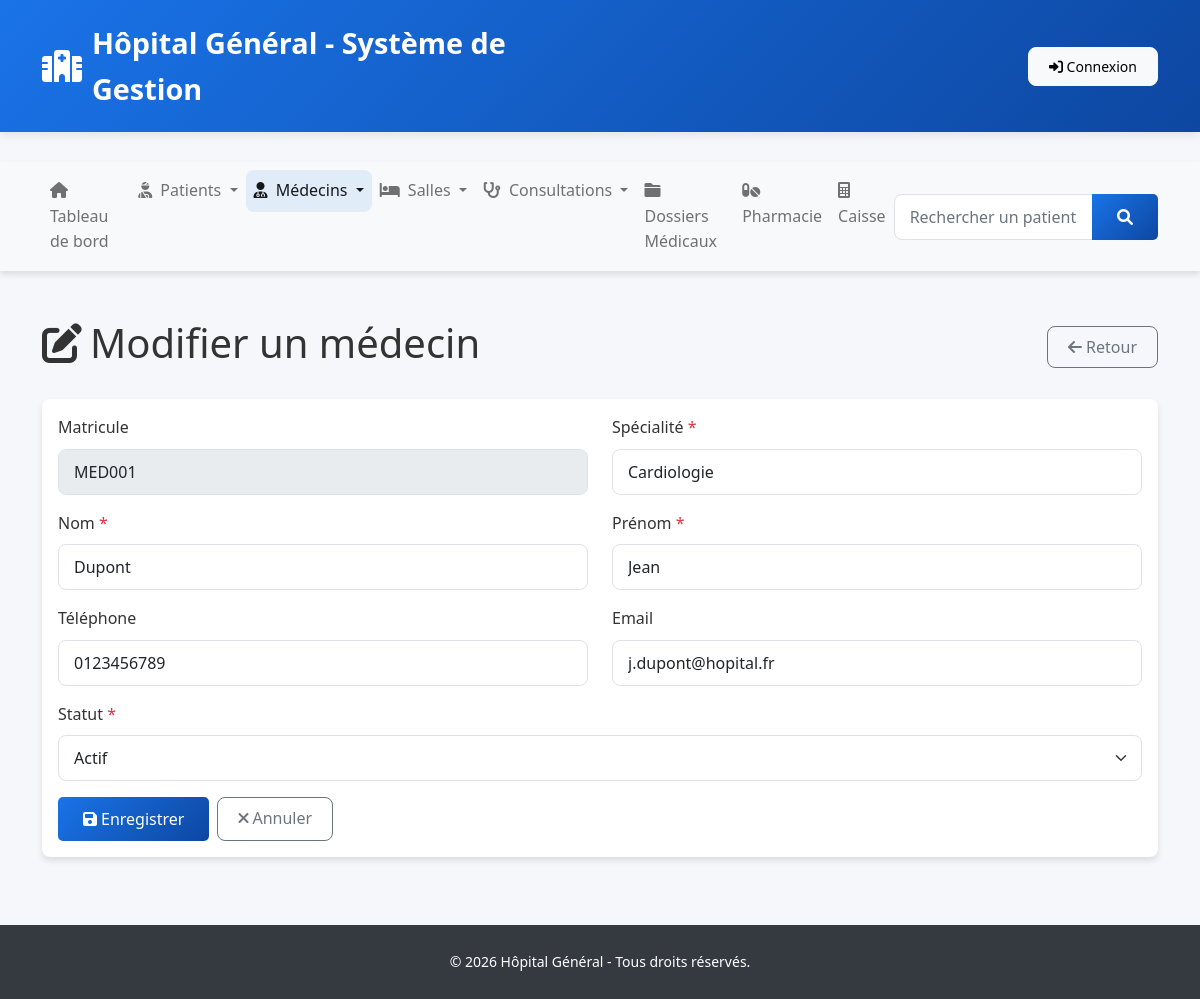
The app's page /modules/medecins/edit.php?id=1 with its own data.
### tables this page shows
CREATE TABLE `medecin` (
  `id_medecin` int NOT NULL AUTO_INCREMENT,
  `matricule` varchar(50) NOT NULL,
  `nom` varchar(100) NOT NULL,
  `prenom` varchar(100) NOT NULL,
  `specialite` varchar(100) NOT NULL,
  `telephone` varchar(20) DEFAULT NULL,
  `email` varchar(100) DEFAULT NULL,
  `statut` enum('Actif','Inactif','Cong├®') DEFAULT 'Actif',
  `date_embauche` date DEFAULT NULL,
  `date_creation` timestamp NULL DEFAULT CURRENT_TIMESTAMP,
  PRIMARY KEY (`id_medecin`),
  UNIQUE KEY `matricule` (`matricule`)
);

### config/constants.php (called while the page is built, shortened)
<?php
function getDBConnection() {
    try {
        $dsn = "mysql:host=" . DB_HOST . ";dbname=" . DB_NAME . ";charset=" . DB_CHARSET;
        $options = [
            PDO::ATTR_ERRMODE            => PDO::ERRMODE_EXCEPTION,
            PDO::ATTR_DEFAULT_FETCH_MODE => PDO::FETCH_ASSOC,
            PDO::ATTR_EMULATE_PREPARES   => false,
            PDO::MYSQL_ATTR_INIT_COMMAND => "SET NAMES utf8mb4 COLLATE utf8mb4_unicode_ci"
        ];
        $pdo = new PDO($dsn, DB_USER, DB_PASS, $options);
        return $pdo;
    } catch (PDOException $e) {
        error_log("Erreur de connexion à la base de données: " . $e->getMessage());
        die("Erreur de connexion à la base de données. Veuillez contacter l'administrateur.");
    }
}
function executeQuery($sql, $params = []) {
    $pdo = getDBConnection();
    $stmt = $pdo->prepare($sql);
    if (!empty($params)) {
        foreach ($params as $key => $value) {
            $stmt->bindValue($key, $value);
        }
    }
    $stmt->execute();
    return $stmt;
}
function fetchOne($sql, $params = []) {
    $stmt = executeQuery($sql, $params);
    return $stmt->fetch();
}
?>

### modules/medecins/edit.php (the view, shortened to what this page needs)
<?php
require_once '../../includes/header.php';
$id = isset($_GET['id']) ? (int)$_GET['id'] : 0;
$medecin = fetchOne("SELECT * FROM medecin WHERE id_medecin = :id", [':id' => $id]);
?>
<div class="d-flex justify-content-between align-items-center mb-4">
    <h1><i class="fas fa-edit me-2"></i>Modifier un médecin</h1>
    <a href="index.php" class="btn btn-outline-secondary"><i class="fas fa-arrow-left me-1"></i>Retour</a>
</div>
<div class="card shadow-sm">
    <div class="card-body">
        <form method="POST">
            <div class="row">
                <div class="col-md-6 mb-3">
                    <label class="form-label">Matricule</label>
                    <input type="text" class="form-control" value="<?php echo htmlspecialchars($medecin['matricule']); ?>" disabled>
                </div>
                <div class="col-md-6 mb-3">
                    <label for="specialite" class="form-label">Spécialité <span class="text-danger">*</span></label>
                    <input type="text" class="form-control" id="specialite" name="specialite"
                           value="<?php echo htmlspecialchars($medecin['specialite']); ?>" required>
                </div>
            </div>
            <div class="row">
                <div class="col-md-6 mb-3">
                    <label for="nom" class="form-label">Nom <span class="text-danger">*</span></label>
                    <input type="text" class="form-control" id="nom" name="nom"
                           value="<?php echo htmlspecialchars($medecin['nom']); ?>" required>
                </div>
                <div class="col-md-6 mb-3">
                    <label for="prenom" class="form-label">Prénom <span class="text-danger">*</span></label>
                    <input type="text" class="form-control" id="prenom" name="prenom"
                           value="<?php echo htmlspecialchars($medecin['prenom']); ?>" required>
                </div>
            </div>
            <div class="row">
                <div class="col-md-6 mb-3">
                    <label for="telephone" class="form-label">Téléphone</label>
                    <input type="tel" class="form-control" id="telephone" name="telephone"
                           value="<?php echo htmlspecialchars($medecin['telephone']); ?>">
                </div>
                <div class="col-md-6 mb-3">
                    <label for="email" class="form-label">Email</label>
                    <input type="email" class="form-control" id="email" name="email"
                           value="<?php echo htmlspecialchars($medecin['email']); ?>">
                </div>
            </div>
            <div class="mb-3">
                <label for="statut" class="form-label">Statut <span class="text-danger">*</span></label>
                <select class="form-select" id="statut" name="statut" required>
                    <option value="Actif" <?php echo $medecin['statut'] === 'Actif' ? 'selected' : ''; ?>>Actif</option>
                </select>
            </div>
            <div class="d-flex gap-2">
                <button type="submit" class="btn btn-hospital"><i class="fas fa-save me-1"></i>Enregistrer</button>
                <a href="index.php" class="btn btn-outline-secondary"><i class="fas fa-times me-1"></i>Annuler</a>
            </div>
        </form>
    </div>
</div>
<?php require_once '../../includes/footer.php'; ?>

### assets/css/style.css (style rules this page uses)
:root { --hospital-blue: #1a73e8; --hospital-dark-blue: #0d47a1; --hospital-green: #4CAF50; --hospital-red: #f44336; --hospital-orange: #FF9800; --hospital-purple: #9C27B0; --hospital-gray: #f8f9fa; --hospital-dark: #343a40; --border-radius: 8px; --box-shadow: 0 4px 6px rgba(0, 0, 0, 0.1); --transition: all 0.3s ease; }
* { margin: 0; padding: 0; box-sizing: border-box; }
body { font-family: 'Segoe UI', Tahoma, Geneva, Verdana, sans-serif; line-height: 1.6; color: #333; background-color: #f5f7fa; min-height: 100vh; display: flex; flex-direction: column; }
.card { border: none; border-radius: var(--border-radius); box-shadow: var(--box-shadow); transition: var(--transition); margin-bottom: 20px; }
.btn { border-radius: var(--border-radius); font-weight: 500; transition: var(--transition); padding: 8px 20px; }
.btn-hospital { background: linear-gradient(135deg, var(--hospital-blue) 0%, var(--hospital-dark-blue) 100%); color: white; border: none; }
.form-control, .form-select { border-radius: var(--border-radius); border: 1px solid #dee2e6; padding: 10px 15px; transition: var(--transition); }
.form-label { font-weight: 500; margin-bottom: 8px; }
.shadow-sm { box-shadow: var(--box-shadow) !important; }

### includes/header.php (style rules this page uses)
.btn-hospital { background: linear-gradient(135deg, #1a73e8 0%, #0d47a1 100%); color: white; border: none; padding: 10px 25px; border-radius: 5px; transition: all 0.3s ease; }

### records on screen
medecin: matricule "MED001", specialite "Cardiologie", nom "Dupont", prenom "Jean", telephone "0123456789", email "j.dupont@hopital.fr", statut "Actif"

### other values on screen
$module['title'] "Tableau de bord"
$module['title'] "Patients"
$module['title'] "Médecins"
$module['title'] "Salles"
$module['title'] "Consultations"
$module['title'] "Dossiers Médicaux"
$module['title'] "Pharmacie"
$module['title'] "Caisse"
